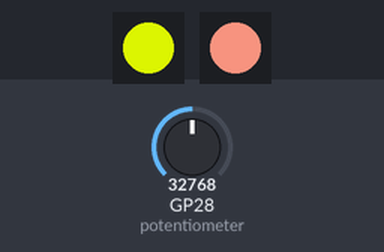
The program below on a simulated Raspberry Pi Pico running MicroPython. Shown: 2 × 1 RGB LEDs in strip order, left to right. Inputs (shaded band) come from the test bench; at power-on: GP28 (potentiometer) = 32768 (analog values on the 0–65535 scale). Dim RGB values are drawn brighter than linear; random numbers come from a fixed seed.

Above: at 1.2 s.
1.3 s: GP28 (potentiometer) set to 7864
At 2.3 s:
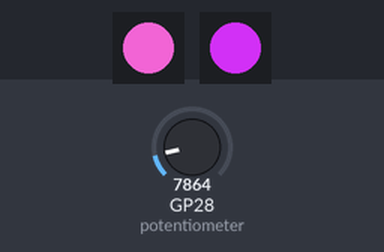
4.3 s: GP28 (potentiometer) set to 0
At 4.63 s:
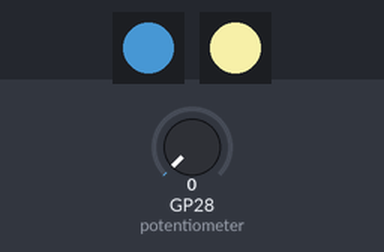
7.3 s: GP28 (potentiometer) set to 45874
At 7.8 s:
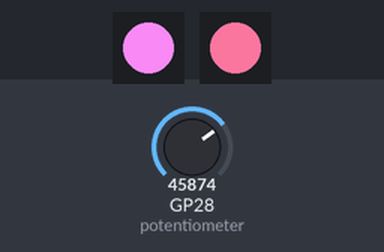
10.3 s: GP28 (potentiometer) set to 19660
At 12.19 s:
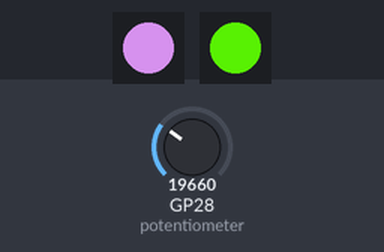
13.3 s: GP28 (potentiometer) set to 0
At 14.04 s:
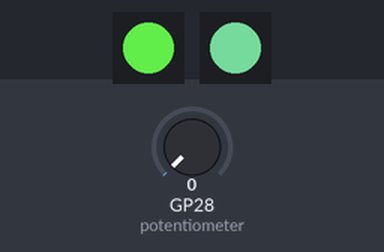
16.3 s: GP28 (potentiometer) set to 7864
At 16.36 s:
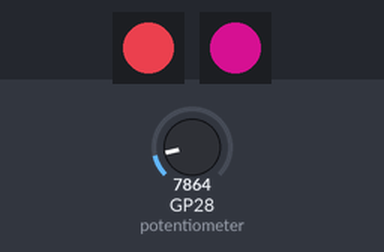
Timing chart, 0 to 24.1 s (numbered marks = the images above; inputs shaded):
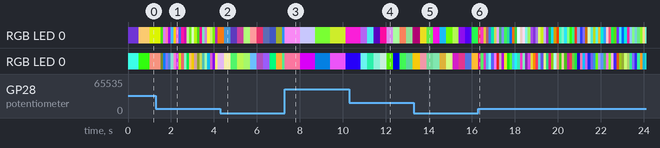

The program:

addressable_LEDs_-_slider_speed_control.py
```python
# Imports
import time
from machine import Pin, ADC
from neopixel import NeoPixel
import random

# Set up the slider on ADC pin 28
potentiometer = ADC(Pin(28))

# Define the LED pin number (2) and number of LEDs (1)
GRBled1 = NeoPixel(Pin(2), 1)
GRBled2 = NeoPixel(Pin(5), 1)

# Create a flash speed variable
flash = 0

while True:

    # Read the potentiometer value
    flash = potentiometer.read_u16() / 65000

    # Generate random GRB values
    g1 = random.randint(0,255)
    r1 = random.randint(0,255)
    b1 = random.randint(0,255)
    g2 = random.randint(0,255)
    r2 = random.randint(0,255)
    b2 = random.randint(0,255)

    # Light the LED with the random GRB values
    GRBled1.fill((g1,r1,b1))
    GRBled1.write()
    GRBled2.fill((g2,r2,b2))
    GRBled2.write()

    # Delay based on slider position
    time.sleep(flash)
```
